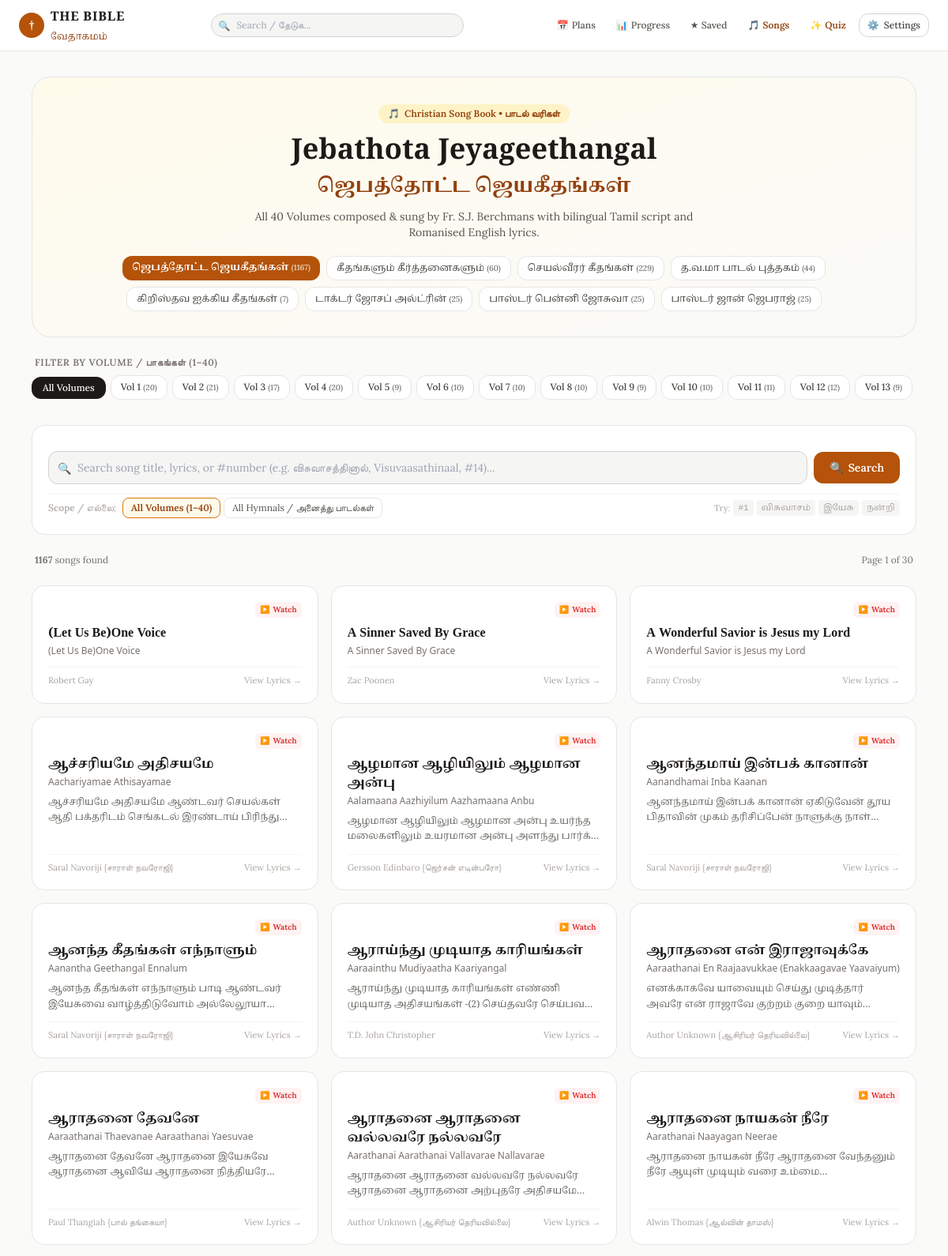
Screenshot of /songs (upper part) with the database file from the repository.
### tables this page shows
CREATE TABLE song_books (
            code TEXT PRIMARY KEY,
            name_ta TEXT NOT NULL,
            name_en TEXT NOT NULL,
            display_order INTEGER DEFAULT 0
        );

CREATE TABLE songs (
            id INTEGER PRIMARY KEY,
            songbook_code TEXT NOT NULL,
            songbook_name_ta TEXT,
            songbook_name_en TEXT,
            volume INTEGER DEFAULT 0,
            volume_name TEXT,
            song_number INTEGER DEFAULT 0,
            title_ta TEXT NOT NULL,
            title_en TEXT NOT NULL,
            alternate_title TEXT,
            lyrics_ta TEXT,
            lyrics_en TEXT,
            lyrics_bilingual TEXT,
            author TEXT,
            youtube_url TEXT
        );

### app/main.py (the view)
@app.get("/songs", response_class=HTMLResponse)
async def songs_directory_page(
    request: Request,
    book: str = Query("jebathota"),
    vol: int = Query(None),
    q: str = Query(""),
    page: int = Query(1, ge=1),
    canon: str = Query(None)
):
    active_canon = resolve_canon(request, canon)
    canon_ctx = get_canon_context(active_canon)
    songbooks = get_song_books()
    volumes = get_song_volumes(book)
    clean_q = q.strip() if q else ""
    page_size = 40
    offset = (page - 1) * page_size
    songs_data = get_songs_list(
        songbook_code=book,
        volume=vol,
        query=clean_q,
        limit=page_size,
        offset=offset
    )
    total_count = songs_data["total_count"]
    total_pages = max(1, (total_count + page_size - 1) // page_size)
    return templates.TemplateResponse(
        request=request,
        name="songs.html",
        context={
            **canon_ctx,
            "songbooks": songbooks,
            "volumes": volumes,
            "active_book": book,
            "active_vol": vol,
            "query": clean_q,
            "songs": songs_data["songs"],
            "total_count": total_count,
            "page": page,
            "total_pages": total_pages,
        },
    )

### templates/songs.html (shortened to what this page needs)
{% extends "base.html" %}
{% block content %}
<div class="max-w-6xl mx-auto px-3 sm:px-4 py-4 sm:py-8 space-y-6">
    <div class="bg-gradient-to-br from-amber-50 to-stone-50 dark:from-stone-900 dark:to-stone-950 border border-stone-200 dark:border-stone-800 rounded-3xl p-5 sm:p-8 text-center space-y-3 relative overflow-hidden shadow-xs">
        <div class="inline-flex items-center gap-1.5 px-3 py-1 rounded-full bg-amber-100 dark:bg-amber-900/40 text-amber-800 dark:text-amber-300 text-xs font-semibold">
            <span>🎵</span> <span>Christian Song Book • பாடல் வரிகள்</span>
        </div>
        <h1 class="font-cinzel text-2xl sm:text-4xl font-bold text-stone-900 dark:text-stone-100">
            Jebathota Jeyageethangal
        </h1>
        <h2 class="font-tamil text-lg sm:text-2xl text-amber-800 dark:text-amber-400 font-semibold" translate="no">
            ஜெபத்தோட்ட ஜெயகீதங்கள்
        </h2>
        <p class="text-xs sm:text-sm text-stone-600 dark:text-stone-400 max-w-xl mx-auto">
            All 40 Volumes composed & sung by Fr. S.J. Berchmans with bilingual Tamil script and Romanised English lyrics.
        </p>
        <div class="pt-2 flex flex-wrap justify-center gap-1.5 sm:gap-2">
            {% for sb in songbooks %}
            <a href="/songs?book={{ sb.code }}{% if canon %}&canon={{ canon }}{% endif %}"
               class="px-3 py-1.5 rounded-xl text-xs font-medium transition cursor-pointer {% if active_book == sb.code %}bg-amber-700 text-white font-semibold shadow-xs{% else %}bg-white dark:bg-stone-800 text-stone-700 dark:text-stone-300 border border-stone-200 dark:border-stone-700 hover:border-amber-600{% endif %}">
                <span class="font-tamil" translate="no">{{ sb.name_ta }}</span>
                <span class="text-[10px] opacity-75">({{ sb.song_count }})</span>
            </a>
            {% endfor %}
        </div>
    </div>
    {% if active_book == 'jebathota' and volumes %}
    <div class="space-y-2">
        <div class="flex items-center justify-between text-xs font-semibold text-stone-500 uppercase tracking-wider px-1">
            <span>Filter by Volume / பாகங்கள் (1–40)</span>
        </div>
        <div class="flex items-center gap-1.5 overflow-x-auto pb-2 scrollbar-none text-xs">
            <a href="/songs?book=jebathota{% if query %}&q={{ query }}{% endif %}{% if canon %}&canon={{ canon }}{% endif %}"
               class="px-3.5 py-1.5 rounded-xl shrink-0 transition font-medium {% if not active_vol %}bg-stone-900 text-white dark:bg-stone-100 dark:text-stone-900 font-bold{% else %}bg-white dark:bg-stone-800 text-stone-700 dark:text-stone-300 border border-stone-200 dark:border-stone-700 hover:border-amber-600{% endif %}">
                All Volumes
            </a>
            {% for v in volumes %}
            <a href="/songs?book=jebathota&vol={{ v.volume }}{% if query %}&q={{ query }}{% endif %}{% if canon %}&canon={{ canon }}{% endif %}"
               class="px-3 py-1.5 rounded-xl shrink-0 transition font-medium {% if active_vol == v.volume %}bg-amber-700 text-white font-bold shadow-xs{% else %}bg-white dark:bg-stone-800 text-stone-700 dark:text-stone-300 border border-stone-200 dark:border-stone-700 hover:border-amber-600{% endif %}">
                Vol {{ v.volume }} <span class="text-[10px] opacity-75">({{ v.count }})</span>
            </a>
            {% endfor %}
        </div>
    </div>
    {% endif %}
    <div class="bg-white dark:bg-stone-900 border border-stone-200 dark:border-stone-800 rounded-2xl p-4 sm:p-5 shadow-xs space-y-3">
        <form id="song-search-form" action="/songs" method="get" class="space-y-3">
            <div class="flex flex-col sm:flex-row gap-2 relative">
                <div class="relative flex-1">
                    <input type="text" id="song-search-input" name="q" value="{{ query }}"
                           placeholder="Search song title, lyrics, or #number (e.g. விசுவாசத்தினால், Visuvaasathinaal, #14)..."
                           autocomplete="off"
                           class="w-full text-xs sm:text-sm bg-stone-100 dark:bg-stone-800 border border-stone-300 dark:border-stone-700 rounded-xl pl-9 pr-8 py-2.5 focus:outline-none focus:ring-2 focus:ring-amber-700 text-stone-900 dark:text-stone-100">
                    <span class="absolute left-3 top-3 text-stone-400 text-xs sm:text-sm">🔍</span>
                </div>
                <div class="flex items-center gap-1.5 shrink-0">
                    <button type="submit" class="w-full sm:w-auto px-5 py-2.5 bg-amber-700 hover:bg-amber-800 text-white rounded-xl text-xs sm:text-sm font-semibold transition cursor-pointer flex items-center justify-center gap-1.5 shadow-xs">
                        <span>🔍</span> <span>Search</span>
                    </button>
                </div>
            </div>
            <div class="flex flex-wrap items-center justify-between gap-2 pt-1 border-t border-stone-100 dark:border-stone-800 text-xs">
                <div class="flex flex-wrap items-center gap-1 text-[11px] sm:text-xs">
                    <span class="text-stone-400 font-medium mr-1">Scope / எல்லை:</span>
                    <label class="inline-flex items-center gap-1 px-2.5 py-1 rounded-lg border cursor-pointer transition {% if not active_vol and active_book != 'all' %}bg-amber-50 dark:bg-amber-950/40 border-amber-600 text-amber-800 dark:text-amber-300 font-semibold{% else %}border-stone-200 dark:border-stone-700 text-stone-600 dark:text-stone-400 hover:bg-stone-50 dark:hover:bg-stone-800{% endif %}">
                        <span>All Volumes (1–40)</span>
                    </label>
                    <label class="inline-flex items-center gap-1 px-2.5 py-1 rounded-lg border cursor-pointer transition {% if active_book == 'all' %}bg-amber-50 dark:bg-amber-950/40 border-amber-600 text-amber-800 dark:text-amber-300 font-semibold{% else %}border-stone-200 dark:border-stone-700 text-stone-600 dark:text-stone-400 hover:bg-stone-50 dark:hover:bg-stone-800{% endif %}">
                        <span>All Hymnals / அனைத்து பாடல்கள்</span>
                    </label>
                </div>
                <div class="hidden md:flex items-center gap-1 text-[11px] text-stone-400">
                    <span>Try:</span>
                    <button type="button" onclick="quickFillSearch('#1')" class="px-1.5 py-0.5 rounded bg-stone-100 dark:bg-stone-800 hover:text-amber-700 font-mono">#1</button>
                    <button type="button" onclick="quickFillSearch('விசுவாசம்')" class="px-1.5 py-0.5 rounded bg-stone-100 dark:bg-stone-800 hover:text-amber-700 font-tamil" translate="no">விசுவாசம்</button>
                    <button type="button" onclick="quickFillSearch('இயேசு')" class="px-1.5 py-0.5 rounded bg-stone-100 dark:bg-stone-800 hover:text-amber-700 font-tamil" translate="no">இயேசு</button>
                    <button type="button" onclick="quickFillSearch('நன்றி')" class="px-1.5 py-0.5 rounded bg-stone-100 dark:bg-stone-800 hover:text-amber-700 font-tamil" translate="no">நன்றி</button>
                </div>
            </div>
        </form>
    </div>
    <div class="flex items-center justify-between text-xs text-stone-500 px-1">
        <div>
            <span><strong>{{ total_count }}</strong> songs found</span>
        </div>
        {% if total_pages > 1 %}
        <span>Page {{ page }} of {{ total_pages }}</span>
        {% endif %}
    </div>
    {% if songs %}
    <div class="grid grid-cols-1 md:grid-cols-2 lg:grid-cols-3 gap-3 sm:gap-4">
        {% for s in songs %}
        <a href="/songs/{{ s.id }}{% if canon %}?canon={{ canon }}{% endif %}"
           class="group bg-white dark:bg-stone-900 border border-stone-200 dark:border-stone-800 hover:border-amber-600/70 rounded-2xl p-4 sm:p-5 shadow-xs hover:shadow-md transition flex flex-col justify-between space-y-3">
            <div class="space-y-2">
                <div class="flex items-center justify-between text-[11px]">
                    {% if s.youtube_url %}
                    <span class="inline-flex items-center gap-1 text-red-600 text-xs font-semibold px-1.5 py-0.5 rounded-md bg-red-50 dark:bg-red-950/40" title="Watch on YouTube">
                        <span class="text-[10px]">▶️</span> <span class="text-[10px] hidden sm:inline">Watch</span>
                    </span>
                    {% endif %}
                </div>
                <div>
                    <h3 class="font-tamil font-bold text-sm sm:text-base text-stone-900 dark:text-stone-100 group-hover:text-amber-700 dark:group-hover:text-amber-400 transition leading-snug" translate="no">
                        {{ s.title_ta }}
                    </h3>
                    <p class="font-sans text-xs text-stone-500 font-medium mt-0.5">
                        {{ s.title_en }}
                    </p>
                </div>
                {% if s.snippet_ta %}
                <p class="font-tamil text-xs text-stone-600 dark:text-stone-400 line-clamp-2 leading-relaxed opacity-90" translate="no">
                    {{ s.snippet_ta }}...
                </p>
                {% endif %}
            </div>
            <div class="pt-2 border-t border-stone-100 dark:border-stone-800 flex items-center justify-between text-[11px] text-stone-400 group-hover:text-amber-700 transition">
                <span>{{ s.author or "Fr. S.J. Berchmans" }}</span>
                <span>View Lyrics →</span>
            </div>
        </a>
        {% endfor %}
    </div>
    {% endif %}
</div>
{% endblock %}

### templates/base.html (style rules this page uses)
:root { --reader-font-size: 18px; }
.font-tamil { font-family: 'Noto Serif Tamil', serif; line-height: 2.1; }
.verse-text-ta, .verse-ta, .font-tamil { line-height: 1.95 !important; }

### rows the page displays
song_books: name_ta "ஜெபத்தோட்ட ஜெயகீதங்கள்", song_count "1167"
song_books: name_ta "கீதங்களும் கீர்த்தனைகளும்", song_count "60"
song_books: name_ta "செயல்வீரர் கீதங்கள்", song_count "229"
song_books: name_ta "த.வ.மா பாடல் புத்தகம்", song_count "44"
song_books: name_ta "கிறிஸ்தவ ஐக்கிய கீதங்கள்", song_count "7"
song_books: name_ta "டாக்டர் ஜோசப் அல்ட்ரின்", song_count "25"
song_books: name_ta "பாஸ்டர் பென்னி ஜோசுவா", song_count "25"
song_books: name_ta "பாஸ்டர் ஜான் ஜெபராஜ்", song_count "25"
songs: shows "Watch", title_ta "(Let Us Be)One Voice", title_en "(Let Us Be)One Voice", author "Robert Gay"
songs: shows "Watch", title_ta "A Sinner Saved By Grace", title_en "A Sinner Saved By Grace", author "Zac Poonen"
songs: shows "Watch", title_ta "A Wonderful Savior is Jesus my Lord", title_en "A Wonderful Savior is Jesus my Lord", author "Fanny Crosby"
songs: shows "Watch", title_ta "ஆச்சரியமே அதிசயமே", title_en "Aachariyamae Athisayamae", snippet_ta "ஆச்சரியமே அதிசயமே ஆண்டவர் செயல்கள் ஆதி பக்தரிடம் செங்கடல் இரண்டாய்…", author "Saral Navoriji {சாராள் நவரோஜி}"
songs: shows "Watch", title_ta "ஆழமான ஆழியிலும் ஆழமான அன்பு", title_en "Aalamaana Aazhiyilum Aazhamaana Anbu", snippet_ta "ஆழமான ஆழியிலும் ஆழமான அன்பு உயர்ந்த மலைகளிலும் உயரமான அன்பு அளந்து…", author "Gersson Edinbaro {ஜெர்சன் எடின்பரோ}"
songs: shows "Watch", title_ta "ஆனந்தமாய் இன்பக் கானான்", title_en "Aanandhamai Inba Kaanan", snippet_ta "ஆனந்தமாய் இன்பக் கானான் ஏகிடுவேன் தூய பிதாவின் முகம் தரிசிப்பேன் நாளுக்கு…", author "Saral Navoriji {சாராள் நவரோஜி}"
songs: shows "Watch", title_ta "ஆனந்த கீதங்கள் எந்நாளும்", title_en "Aanantha Geethangal Ennalum", snippet_ta "ஆனந்த கீதங்கள் எந்நாளும் பாடி ஆண்டவர் இயேசுவை வாழ்த்திடுவோம்…", author "Saral Navoriji {சாராள் நவரோஜி}"
songs: shows "Watch", title_ta "ஆராய்ந்து முடியாத காரியங்கள்", title_en "Aaraainthu Mudiyaatha Kaariyangal", snippet_ta "ஆராய்ந்து முடியாத காரியங்கள் எண்ணி முடியாத அதிசயங்கள் -(2) செய்தவரே…", author "T.D. John Christopher"
songs: shows "Watch", title_ta "ஆராதனை என் இராஜாவுக்கே", title_en "Aaraathanai En Raajaavukkae (Enakkaagavae Yaavaiyum)", snippet_ta "எனக்காகவே யாவையும் செய்து முடித்தார் அவரே என் ராஜாவே குற்றம் குறை…", author "Author Unknown {ஆசிரியர் தெரியவில்லை}"
songs: shows "Watch", title_ta "ஆராதனை தேவனே", title_en "Aaraathanai Thaevanae Aaraathanai Yaesuvae", snippet_ta "ஆராதனை தேவனே ஆராதனை இயேசுவே ஆராதனை ஆவியே ஆராதனை…", author "Paul Thangiah {பால் தங்கையா}"
songs: shows "Watch", title_ta "ஆராதனை ஆராதனை வல்லவரே நல்லவரே", title_en "Aarathanai Aarathanai Vallavarae Nallavarae", snippet_ta "ஆராதனை ஆராதனை வ‌ல்ல‌வ‌ரே ந‌ல்ல‌வ‌ரே ஆராதனை ஆராதனை அற்புத‌ரே…", author "Author Unknown {ஆசிரியர் தெரியவில்லை}"
songs: shows "Watch", title_ta "ஆராதனை நாயகன் நீரே", title_en "Aarathanai Naayagan Neerae", snippet_ta "ஆராதனை நாயகன் நீரே ஆராதனை வேந்தனும் நீரே ஆயுள் முடியும் வரை…", author "Alwin Thomas {ஆல்வின் தாமஸ்}"

### other values shown
{{ v.volume }} "1" "2" "3" "4" "5" "6" "7" "8" "9" "10" "11" "12" "13"
{{ v.count }} "20" "21" "17" "20" "9" "10" "10" "10" "9" "10" "11" "12" "9"
{{ total_count }} "1167"
{{ page }} "1"
{{ total_pages }} "30"
